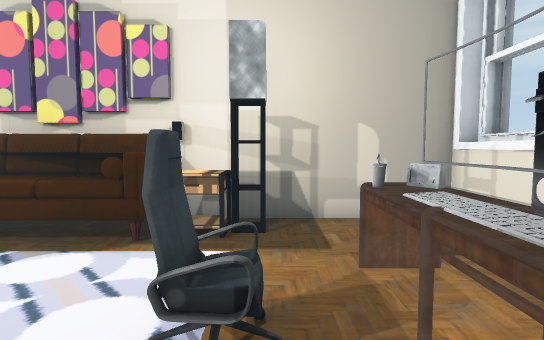
[1] (above)

20 first-person views from a walk through a 3-D level made in the Unity game engine. The camera is 1.4 m above the floor, tilts 4° down and sees 80° across. Doors are open. The floor is counted in squares, 1 m on a side. Each view is taken from the middle of a square. On the plan, view 1 faces up. The plan holds only what a view shows up to about 15 squares ahead; the rest is blank. The place goes on beyond the plan. The player character is not drawn. Some surface patterns are stand-ins.

[2]
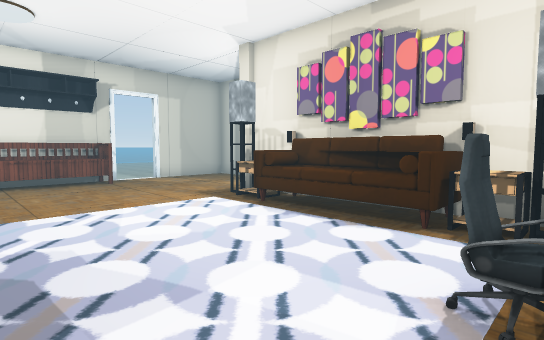

[3]
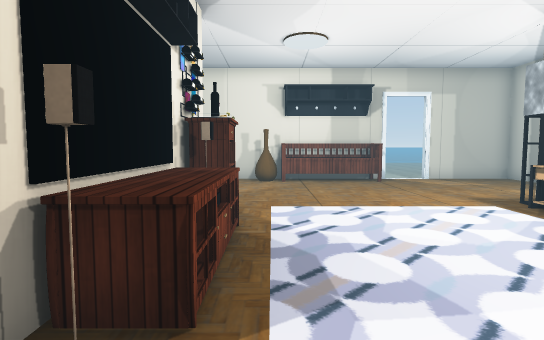

[4]
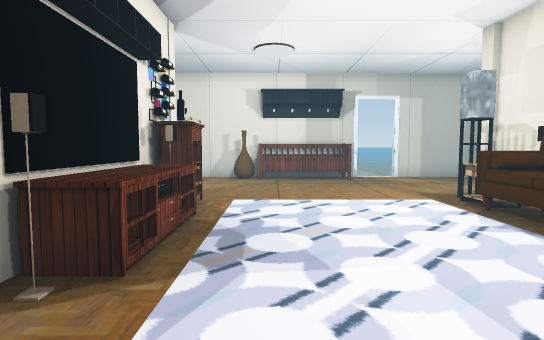

[5]
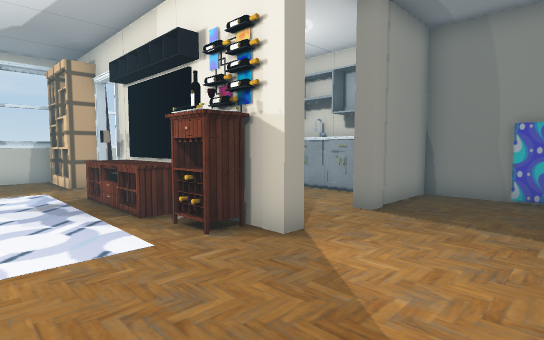

[6]
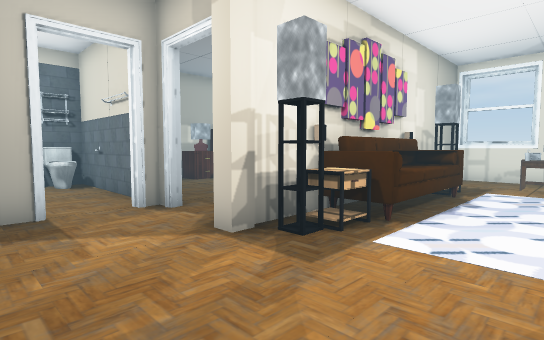

[7]
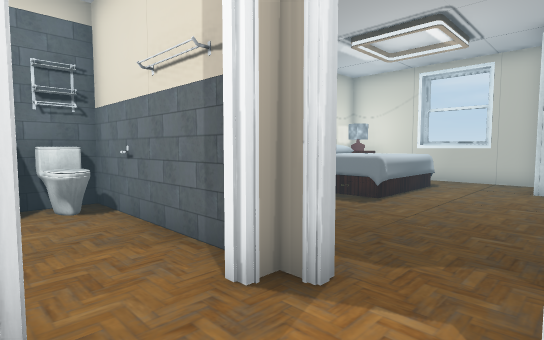

[8]
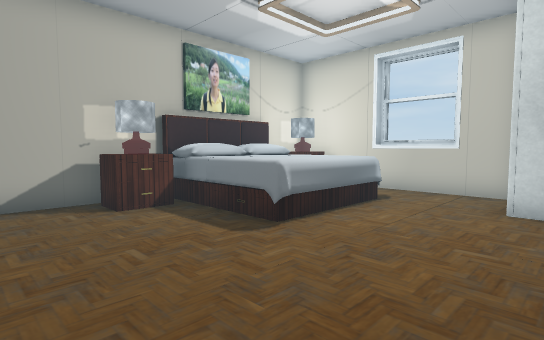

[9]
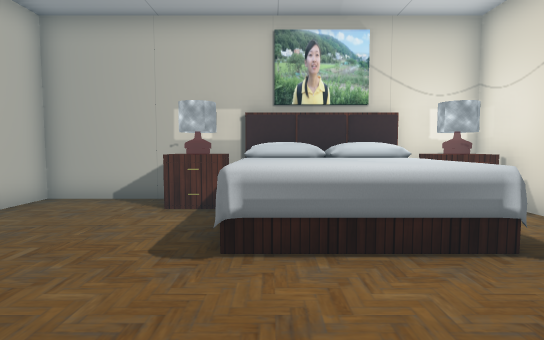

[10]
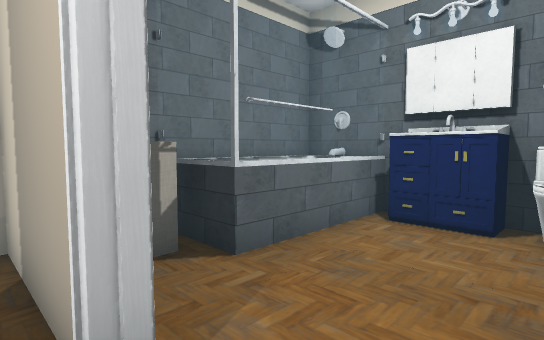

[11]
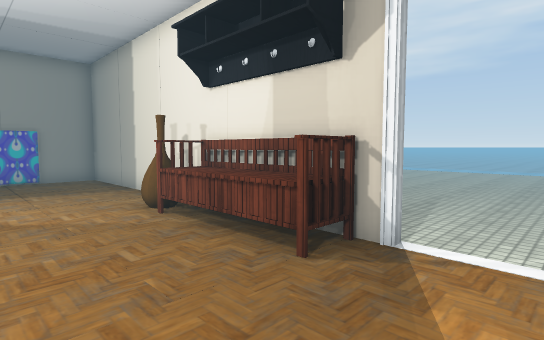

[12]
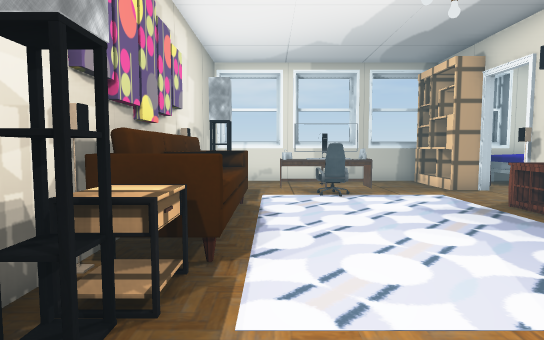

[13]
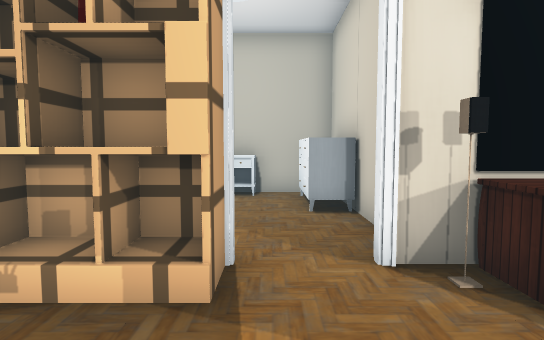

[14]
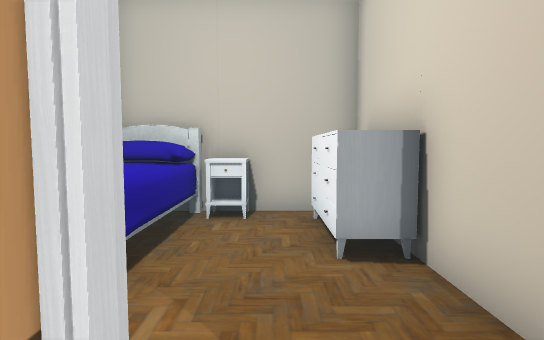

[15]
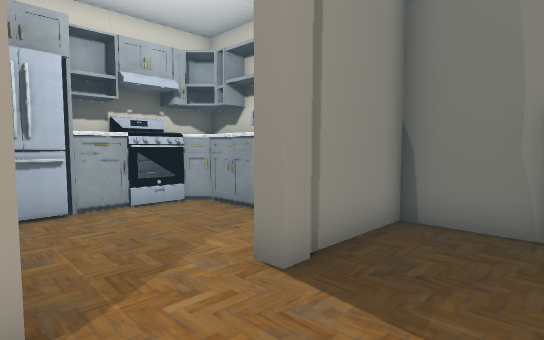

[16]
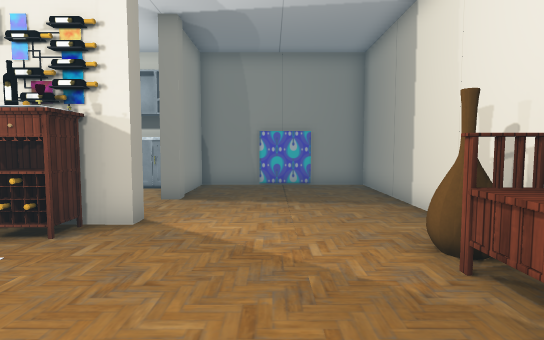

[17]
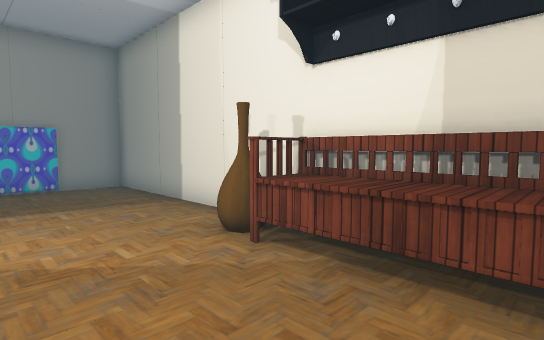

[18]
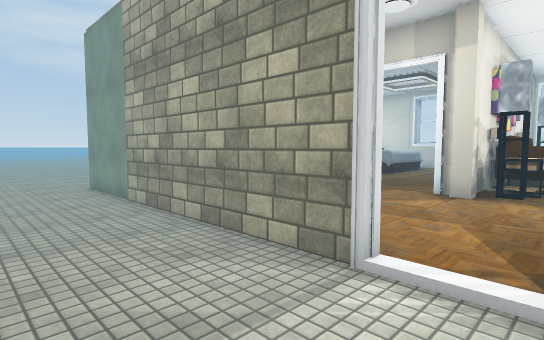

[19]
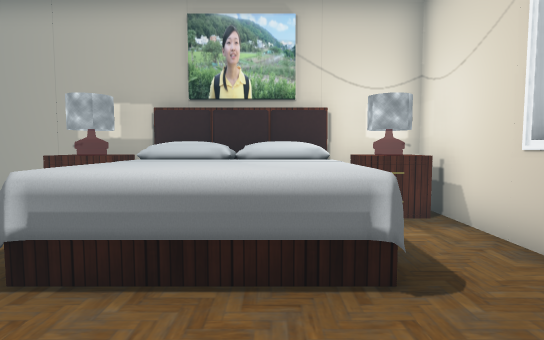

[20]
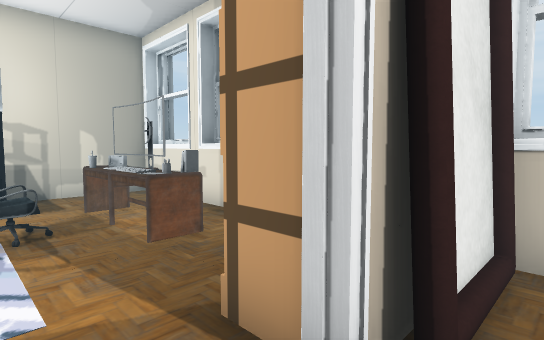

### Floor plan
Points are (right, up) in squares from view 1. A wall is a line through its corners. A room is listed if a view was taken in it or the views show most of it. See-through windows are left out.
Room 1 (views 1, 2, 3, 4, 5, 6, 7, 8, 9, 10, 11, 12, 13, 14, 15, 16, 17, 19)
walls: (-7.5, 5.9) (-7.5, 5.2) (-8.1, 5.2) (-8.1, 5.9); (-8.4, 6.7) (-8.4, 7.2); (-7.1, -2.6) (-6.5, -2.6); (-7.6, -2.5) (-7.6, -1.9) (-6.5, -1.9); (-7.1, -2.8) (-1.3, -2.8); (-8, 8.9) (-8.4, 8.9) (-8.4, 9.5) (-9, 9.5); (0, 5.2) (-0.5, 5.2); (1.5, 0.6) (0.9, 0.6); (-10.7, 9.9) (-10.7, 9.5) (-14.4, 9.5) (-14.4, 5.7) (-14.7, 5.7); (-14.4, 4.1) (-14.4, -9.1) (-12.4, -9.1); (3.5, 1.6) (3.5, 6.4) (-2.5, 6.4); (3.9, 3.6) (3.9, 6.2); (3.9, 0.5) (3.9, 3); (3.5, -2.1) (3.5, 1); (3.5, 8.4) (3.5, 15.8) (1.2, 15.8); (-7.4, -7.9) (-3.8, -7.9); (3.9, -2.3) (3.9, -0.3); (-8.4, -8.5) (-8.4, -6.4); (3.9, 10) (3.9, 12.4); (-10.6, -9.1) (-8.5, -9.1); (-2.6, 15.8) (-8.1, 15.8) (-8.1, 14.4)
low walls: (0.9, 0.6) (0.9, 3.5); (1, 0.6) (1.5, 0.6); (2, 3.7) (1.4, 3.7)
ways out: open door at (-15, 4.5) to room 2; open door at (-7, -8) to room 2; opening at (-0.5, -3) to room 3; opening at (-9.5, 10) to room 4; open door at (-4, -8)
objects: other object (-14, -2) to (-13, -1); bench (-14, 0) to (-13, 3); other object (-9, 7); other object (-8, -6); other object (-8, -3); table (-7, 5) to (-6, 6); sofa (-6, 5) to (-3, 6); table (-5, -2) to (-3, -2); fridge (-4, -4) to (-3, -4); table (-4, 14) to (-3, 15); other object (-4, 15); other object (-3, -8); stove (-3, -7) to (-3, -6); other object (-3, -5); bed (-3, 11) to (1, 15); table (-2, 5) to (-1, 6); other object (0, 2); shelf (1, -2) to (3, -2); other object (1, 2); other object (1, 4); other object (2, 1); other object (2, 2); other object (2, 3); closet (2, 7) to (3, 8); table (2, 14) to (3, 14); other object (2, 15) to (3, 15)
Room 2 (view 18)
walls: (-14.7, 5.7) (-14.7, 16.1)
ways out: open door at (-15, 4.5) to room 1; open door at (-7, -8) to room 1
objects: other object (-13, 15) to (-13, 16); other object (-6, -9)
Room 3 (view 20)
walls: (3.5, -6.6) (3.5, -5.1); (2.4, -3.5) (1, -3.5); (1.5, -3.1) (0.5, -3.1) (0.5, -2.8); (1.2, -9) (1.2, -8.3); (0.5, -9) (0.5, -8.3) (1.4, -8.3); (3.1, -3.5) (2.5, -3.5); (3.5, -3.8) (3.5, -3.3); (3, -3.3) (1.6, -3.3); (-1.9, -4.1) (-1.9, -7.5); (-1.1, -9.1) (3.2, -9.1); (-1.3, -2.8) (-1.3, -3.1)
ways out: opening at (-0.5, -3) to room 1
objects: dresser (-1, -8) to (-1, -6); bed (2, -8) to (3, -5)
Room 4 (no view inside)
walls: (-8.4, 10.5) (-8.4, 15.8) (-10.1, 15.8); (-12.3, 15.9) (-12.3, 11.5)
ways out: opening at (-9.5, 10) to room 1; opening at (-12, 11) to room 5
objects: other object (-11, 15); other object (-10, 14) to (-9, 15)
Room 5 (no view inside)
walls: (-14.4, 12) (-14.4, 11.4); (-12.1, 15.8) (-14.4, 15.8) (-14.4, 15.4)
ways out: opening at (-12, 11) to room 4
objects: other object (-14, 11) to (-13, 11); other object (-14, 12) to (-13, 15)

Positions as (right, up) in squares from view 1, and headings:
1: (0, 0), facing up
2: (0, -1), facing up-left
3: (0, -1), facing left
4: (1, 0), facing left
5: (-12, 1), facing down-right
6: (-12, 2), facing up-right
7: (-11, 7), facing up-right
8: (-7, 7), facing up-right
9: (-2, 7), facing up
10: (-9, 9), facing up-left
11: (-10, 6), facing down-left
12: (-10, 4), facing right
13: (0, 1), facing down
14: (0, -2), facing down
15: (-11, -3), facing down-right
16: (-11, 3), facing down
17: (-10, 3), facing down-left
18: (-18, 4), facing up-right
19: (0, 8), facing up
20: (-1, -4), facing up-right
